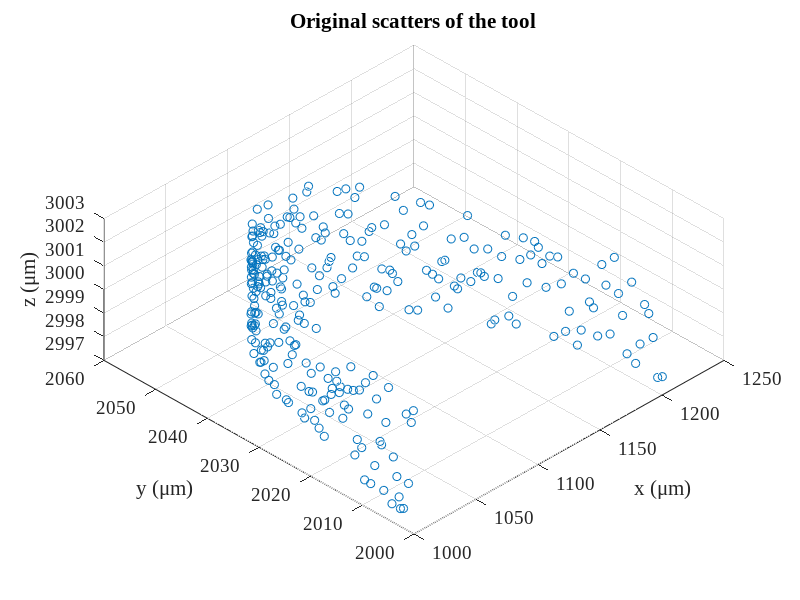

This figure's MATLAB source: (Note: this script raises an error after producing the figure.)
% 给定刀具波纹度拟合曲线和已加工曲面拟合曲线，给定残高，求各个刀位点的切宽
% 方案：先求切宽和残高的定量关系；然后考虑如何移动各个刀位点，微调来获得所要求的残高

%% simulation initialization
isAPP = false;
if isAPP
    addpath(genpath('funcs'));
    fitOpts.toolFitType = app.toolFitType;
    paramMethod = app.paramMethod;
    unit = app.unit;
    textFontSize = app.fontSize;
    textFontType = app.fontName;
else
    close all;
    clear; clc;
    isAPP = false;
    addpath(genpath('funcs'));
    
    % global variables
    % global textFontSize textFontType unit fitMethod paramMethod;
    workspaceDir = 'workspace/20220925-contrast/nagayama_concentric';
    fitOpts.arcFitMethod = 'levenberg-marquardt';
    paramMethod = 'centripetal';
    unit = '\mum';
    textFontSize = 14;
    textFontType = 'Times New Roman';
    
    debug = 3;
    switch debug
        case 2 % 2D tool profile simulation
            cx0 = 0*1000; % unit: mu m
            cy0 = 0*1000; % unit: mu m
            r0 = 0.1*1000; % unit: mu m
            noise = 0.03;
            zNoise = 0.01;
            theta = linspace(0,2*pi/3,200);
            r = r0*(1 - noise + 2*noise*rand(1,length(theta)));
            toolOri(1,:) = r.*cos(theta) + cx0;
            toolOri(2,:) = r.*sin(theta) + cy0;
            toolOri(3,:) = zeros(1,length(theta));
            rmse0 = sqrt(...
                        sum(...
                            ((toolOri(1,:) - cx0).^2 + (toolOri(2,:) - cy0).^2 - r0^2).^2) ...
                    /length(theta));
            clear theta r;
        case 3 % 3D tool profile simulation
            cx0 = 1*1000; % unit:mu m
            cy0 = 2*1000; % unit:mu m
            cz0 = 3*1000; % unit:mu m
            r0 = 0.1*1000; % unit:mu m
            openAng = pi/3; % unit: rad
            edgePV = 200; % low-frequency error
            k = -edgePV/openAng;
            noise = r0*5e-3; % mid-frequency error
            zNoise = r0*0.05; % data pre-processing error
            theta = linspace(0,openAng,300);
            r = r0 + edgePV/2 + k*theta + (noise*rand(1,length(theta)) - 0.5*noise);
            toolOri(1,:) = cx0 + r.*cos(theta);
            toolOri(2,:) = cy0 + r.*sin(theta);
            toolOri(3,:) = cz0 + (zNoise*rand(1,length(theta)) - 0.5*zNoise);
            rmse0 = sqrt( ...
                sum((toolOri - ndgrid([cx0;cy0;cz0],1:length(theta)).^2),2) ...
                /length(theta));
            clear theta r;
        otherwise
            % tool measurement file loading
            [fileName,dirName] = uigetfile({ ...
                '*.mat','MAT-files(*.mat)'; ...
                '*.txt','text-files(*.txt)'; ...
                '*.*','all files(*.*)'...
                }, ...
                'Select one tool tip measurement data', ...
                workspaceDir, ...
                'MultiSelect','off');
            pathName = fullfile(dirName,fileName);
            dataOri = load(pathName); % load from file, n*2 matrix
            % data pre-processing
            toolOri = dataOri;
    end
end

%% plot the importing result
f1 = figure('Name','Original Scatters of the Tool');
% set(0,"Units","centimeters");
% winSize = get(0,"ScreenSize");
% set(gcf,"Units","centimeters");
% figSize = get(gcf,"Position");
% set(gcf,"Position",[(winSize(3) - figSize(3))/2,(winSize(4) - figSize(4))/2, ...
%     8.3,figSize(4)/figSize(3)*8.3]);
scatter3(toolOri(1,:),toolOri(2,:),toolOri(3,:));
hold on; grid on;
% axis equal;
set(gca,'FontSize',textFontSize,'FontName',textFontType);
xlabel(['x (',unit,')']);
ylabel(['y (',unit,')']);
zlabel(['z (',unit,')']);
title('Original scatters of the tool');
view(-45,60);
clear theta theta1 theta2;

%% 由(x,y)图获得刃口圆心半径以及波纹度函数
fitOpts.arcFitdisplayType = 'iter-detailed';
[circ3D,toolFit] = toolFit3D(toolOri, ...
    'arcFitMethod',fitOpts.arcFitMethod,'arcFitdisplayType',fitOpts.arcFitdisplayType);
radius = circ3D.radius;
openAngle = circ3D.openAng;
pause(1);

% plot the fitting results
f2 = figure('Name','Tool Sharpness Fitting Result');
xLim = 1.1*max(toolFit(1,:));
quiver(-xLim,0,2*xLim,0,'AutoScale','off','Color',[0,0,0],'MaxHeadSize',0.1); % X axis
hold on;
text(0.9*xLim,-.05*radius,'x');
quiver(0,0.2*radius,0,-1.3*radius,'AutoScale','off','Color',[0,0,0],'MaxHeadSize',0.1); % Y axis
text(0.05*xLim,-1.05*radius,'y');
plot(toolFit(1,:),toolFit(2,:),'Color',[0,0.45,0.74],'LineWidth',0.75); % tool edge scatters
theta = (-pi/2 - openAngle/2):0.01:(-pi/2 + openAngle/2);
xtmp = radius*cos(theta);
ytmp = radius*sin(theta);
plot(xtmp,ytmp,'Color',[0.85,0.33,0.10],'LineWidth',1,'LineStyle','--'); % tool edge circle
scatter(0,0,'MarkerFaceColor',[0.85,0.33,0.10],'MarkerEdgeColor',[0.85,0.33,0.10]); % tool edge center
quiver(0,0,0,-0.5*radius,'AutoScale','off','Color',[0.93,0.69,0.13], ...
    'LineWidth',2.5,'MaxHeadSize',0.3); % tool edge normal
line([0,xtmp(1)],[0,ytmp(1)],'LineStyle','--','Color',[0.85,0.33,0.10]);
line([0,xtmp(end)],[0,ytmp(end)],'LineStyle','--','Color',[0.85,0.33,0.10]);
% xlim([-1.1*xLim,1.1*xLim]);
axis equal;
% set(gca,'TickLabelInterpreter','tex');
set(gca,'FontSize',textFontSize,'FontName',textFontType);
xlabel(['x(',unit,')']);
ylabel(['y(',unit,')']);
title('Tool fitting result');
legend('','','tool edge','tool fitting arc','tool center', ...
    'tool normal vector','Location','northeast');
clear theta xtmp ytmp

nCPts = size(toolFit,2);
toolFit = [zeros(1,nCPts);toolFit];

%% post-processing
if isAPP
    app.toolFit = toolFit;
    app.openAngle = openAngle;
    app.radius = radius;
else
    s1_toolModel;
end

% rmpath(genpath('funcs'));
